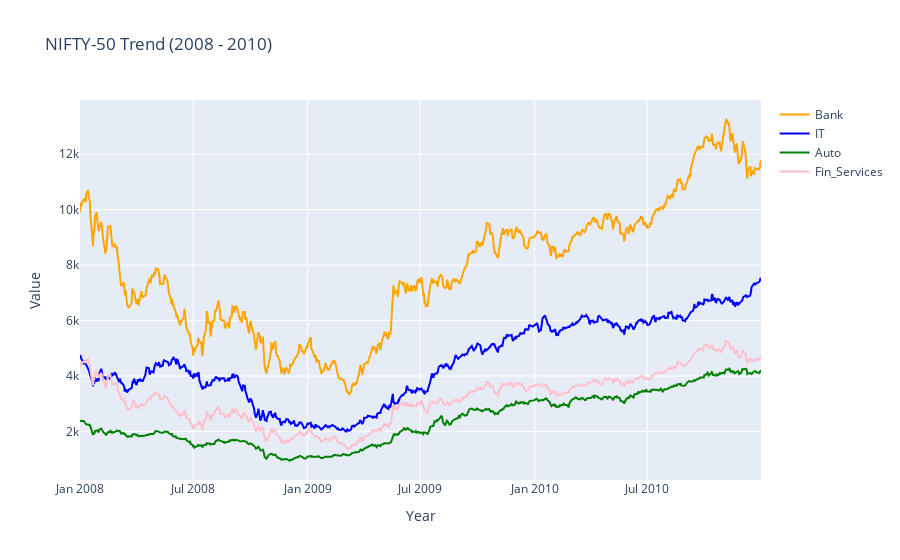

Notebook code cell kept with this figure:
### Markdown cell above
### Sector wise comparison of trend during recession

### Code cell
niftyBank_2008_to_2010 = niftyBank_df[(niftyBank_df['Date'] >= '2008-01-01') & (niftyBank_df['Date'] <= '2010-12-31')]
niftyIT_2008_to_2010 = niftyIT_df[(niftyIT_df['Date'] >= '2008-01-01') & (niftyIT_df['Date'] <= '2010-12-31')]
niftyAuto_2008_to_2010 = niftyAuto_df[(niftyAuto_df['Date'] >= '2008-01-01') & (niftyAuto_df['Date'] <= '2010-12-31')]
niftyFin_Services_2008_to_2010 = niftyFin_Services_df[(niftyFin_Services_df['Date'] >= '2008-01-01') & (niftyFin_Services_df['Date'] <= '2010-12-31')]
niftyPharma_2008_to_2010 = niftyPharma_df[(niftyPharma_df['Date'] >= '2008-01-01') & (niftyPharma_df['Date'] <= '2010-12-31')]

fig = go.Figure()
fig.add_trace(go.Scatter(
         x=niftyBank_2008_to_2010['Date'],
         y=niftyBank_2008_to_2010['Close'],
        name='Bank',
        line=dict(color='orange'),
    opacity=1))

fig.add_trace(go.Scatter(
         x=niftyIT_2008_to_2010['Date'],
         y=niftyIT_2008_to_2010['Close'],
        name='IT',
        line=dict(color='blue'),
    opacity=1))        

fig.add_trace(go.Scatter(
         x=niftyAuto_2008_to_2010['Date'],
         y=niftyAuto_2008_to_2010['Close'],
        name='Auto',
        line=dict(color='green'),
    opacity=1))

fig.add_trace(go.Scatter(
         x=niftyFin_Services_2008_to_2010['Date'],
         y=niftyFin_Services_2008_to_2010['Close'],
        name='Fin_Services',
        line=dict(color='pink'),
    opacity=1))

fig.add_trace(go.Scatter(
         x=niftyPharma_2008_to_2010['Date'],
         y=niftyPharma_2008_to_2010['Close'],
        name='Fin_Services',
        line=dict(color='pink'),
    opacity=1))
    
fig.update_layout(title_text="NIFTY-50 Trend (2008 - 2010)", xaxis_title = 'Year', yaxis_title='Value')

fig.show()

### Figure 1 — Plotly figure (JSON) as saved in the notebook; plotly's stock layout.template omitted (floating-point values rounded to 4 significant figures; data arrays with more than 128 entries replaced by an {"elided": "..."} marker saying what was removed)
{"data": [{"line": {"color": "orange"}, "name": "Bank", "opacity": 1, "type": "scatter", "x": {"elided": "741 str values"}, "y": {"elided": "741 float values"}}, {"line": {"color": "blue"}, "name": "IT", "opacity": 1, "type": "scatter", "x": {"elided": "741 str values"}, "y": {"elided": "741 float values"}}, {"line": {"color": "green"}, "name": "Auto", "opacity": 1, "type": "scatter", "x": {"elided": "741 str values"}, "y": {"elided": "741 float values"}}, {"line": {"color": "pink"}, "name": "Fin_Services", "opacity": 1, "type": "scatter", "x": {"elided": "741 str values"}, "y": {"elided": "741 float values"}}], "layout": {"title": {"text": "NIFTY-50 Trend (2008 - 2010)"}, "xaxis": {"title": {"text": "Year"}}, "yaxis": {"title": {"text": "Value"}}}}
